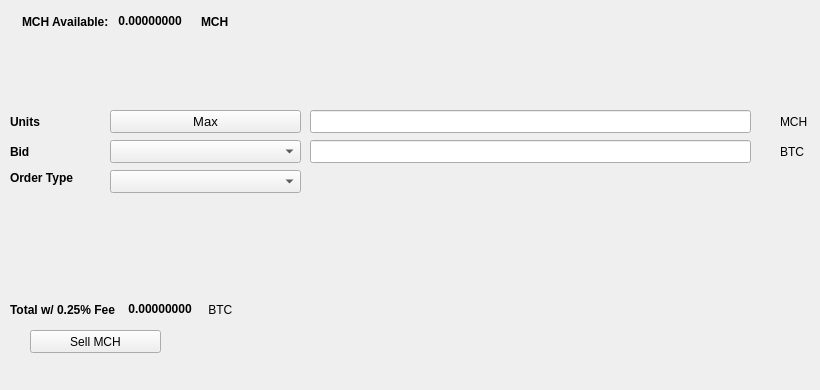
   <widget class="QWidget" name="SellTab">
    <attribute name="title">
     <string>Sell</string>
    </attribute>
    <widget class="QLabel" name="label_16">
     <property name="geometry">
      <rect>
       <x>780</x>
       <y>140</y>
       <width>31</width>
       <height>23</height>
      </rect>
     </property>
     <property name="text">
      <string>BTC</string>
     </property>
    </widget>
    <widget class="QComboBox" name="SellBidcomboBox">
     <property name="geometry">
      <rect>
       <x>110</x>
       <y>140</y>
       <width>191</width>
       <height>23</height>
      </rect>
     </property>
     <property name="font">
      <font>
       <pointsize>10</pointsize>
      </font>
     </property>
    </widget>
    <widget class="QLabel" name="label_18">
     <property name="geometry">
      <rect>
       <x>10</x>
       <y>110</y>
       <width>46</width>
       <height>23</height>
      </rect>
     </property>
     <property name="font">
      <font>
       <weight>75</weight>
       <bold>true</bold>
      </font>
     </property>
     <property name="text">
      <string>Units</string>
     </property>
    </widget>
    <widget class="QPushButton" name="Sell_Max_Amount">
     <property name="geometry">
      <rect>
       <x>110</x>
       <y>110</y>
       <width>191</width>
       <height>23</height>
      </rect>
     </property>
     <property name="font">
      <font>
       <pointsize>10</pointsize>
      </font>
     </property>
     <property name="text">
      <string>Max</string>
     </property>
    </widget>
    <widget class="QLabel" name="label_20">
     <property name="geometry">
      <rect>
       <x>10</x>
       <y>170</y>
       <width>91</width>
       <height>16</height>
      </rect>
     </property>
     <property name="font">
      <font>
       <weight>75</weight>
       <bold>true</bold>
      </font>
     </property>
     <property name="text">
      <string>Order Type</string>
     </property>
    </widget>
    <widget class="QComboBox" name="SellOrdertypeCombo">
     <property name="geometry">
      <rect>
       <x>110</x>
       <y>170</y>
       <width>191</width>
       <height>23</height>
      </rect>
     </property>
     <property name="font">
      <font>
       <pointsize>10</pointsize>
      </font>
     </property>
    </widget>
    <widget class="QLabel" name="label_21">
     <property name="geometry">
      <rect>
       <x>10</x>
       <y>140</y>
       <width>46</width>
       <height>23</height>
      </rect>
     </property>
     <property name="font">
      <font>
       <weight>75</weight>
       <bold>true</bold>
      </font>
     </property>
     <property name="text">
      <string>Bid</string>
     </property>
    </widget>
    <widget class="QLabel" name="label_22">
     <property name="geometry">
      <rect>
       <x>780</x>
       <y>110</y>
       <width>31</width>
       <height>23</height>
      </rect>
     </property>
     <property name="text">
      <string>MCH</string>
     </property>
    </widget>
    <widget class="QLineEdit" name="UnitsInputMCH">
     <property name="geometry">
      <rect>
       <x>310</x>
       <y>110</y>
       <width>441</width>
       <height>23</height>
      </rect>
     </property>
     <property name="font">
      <font>
       <pointsize>9</pointsize>
       <weight>75</weight>
       <bold>true</bold>
      </font>
     </property>
    </widget>
    <widget class="QLineEdit" name="SellBidPriceEdit">
     <property name="geometry">
      <rect>
       <x>310</x>
       <y>140</y>
       <width>441</width>
       <height>23</height>
      </rect>
     </property>
     <property name="font">
      <font>
       <pointsize>9</pointsize>
       <weight>75</weight>
       <bold>true</bold>
      </font>
     </property>
    </widget>
    <widget class="QPushButton" name="SellMCHBTN">
     <property name="geometry">
      <rect>
       <x>30</x>
       <y>330</y>
       <width>131</width>
       <height>23</height>
      </rect>
     </property>
     <property name="text">
      <string>Sell MCH</string>
     </property>
     <property name="icon">
      <iconset resource="../mktcash">
       <normaloff>:/icons/bitcoin</normaloff>:/icons/bitcoin</iconset>
     </property>
    </widget>
    <widget class="QWidget" name="layoutWidget3">
     <property name="geometry">
      <rect>
       <x>22</x>
       <y>12</y>
       <width>258</width>
       <height>19</height>
      </rect>
     </property>
     <layout class="QHBoxLayout" name="horizontalLayout">
      <item>
       <widget class="QLabel" name="label232_2">
        <property name="font">
         <font>
          <weight>75</weight>
          <bold>true</bold>
         </font>
        </property>
        <property name="text">
         <string>MCH Available:</string>
        </property>
       </widget>
      </item>
      <item>
       <widget class="QLabel" name="MCHAvailableLabel">
        <property name="palette">
         <palette>
          <active>
           <colorrole role="WindowText">
            <brush brushstyle="SolidPattern">
             <color alpha="255">
              <red>0</red>
              <green>0</green>
              <blue>0</blue>
             </color>
            </brush>
           </colorrole>
           <colorrole role="Button">
            <brush brushstyle="SolidPattern">
             <color alpha="255">
              <red>0</red>
              <green>170</green>
              <blue>0</blue>
             </color>
            </brush>
           </colorrole>
           <colorrole role="Light">
            <brush brushstyle="SolidPattern">
             <color alpha="255">
              <red>0</red>
              <green>255</green>
              <blue>0</blue>
             </color>
            </brush>
           </colorrole>
           <colorrole role="Midlight">
            <brush brushstyle="SolidPattern">
             <color alpha="255">
              <red>0</red>
              <green>212</green>
              <blue>0</blue>
             </color>
            </brush>
           </colorrole>
           <colorrole role="Dark">
            <brush brushstyle="SolidPattern">
             <color alpha="255">
              <red>0</red>
              <green>85</green>
              <blue>0</blue>
             </color>
            </brush>
           </colorrole>
           <colorrole role="Mid">
            <brush brushstyle="SolidPattern">
             <color alpha="255">
              <red>0</red>
              <green>113</green>
              <blue>0</blue>
             </color>
            </brush>
           </colorrole>
           <colorrole role="Text">
            <brush brushstyle="SolidPattern">
             <color alpha="255">
              <red>0</red>
              <green>170</green>
              <blue>0</blue>
             </color>
            </brush>
           </colorrole>
           <colorrole role="BrightText">
            <brush brushstyle="SolidPattern">
             <color alpha="255">
              <red>255</red>
              <green>255</green>
              <blue>255</blue>
             </color>
            </brush>
           </colorrole>
           <colorrole role="ButtonText">
            <brush brushstyle="SolidPattern">
             <color alpha="255">
              <red>0</red>
              <green>0</green>
              <blue>0</blue>
             </color>
            </brush>
           </colorrole>
           <colorrole role="Base">
            <brush brushstyle="SolidPattern">
             <color alpha="255">
              <red>255</red>
              <green>255</green>
              <blue>255</blue>
             </color>
            </brush>
           </colorrole>
           <colorrole role="Window">
            <brush brushstyle="SolidPattern">
             <color alpha="255">
              <red>0</red>
              <green>170</green>
              <blue>0</blue>
             </color>
            </brush>
           </colorrole>
           <colorrole role="Shadow">
            <brush brushstyle="SolidPattern">
             <color alpha="255">
              <red>0</red>
              <green>0</green>
              <blue>0</blue>
             </color>
            </brush>
           </colorrole>
           <colorrole role="AlternateBase">
            <brush brushstyle="SolidPattern">
             <color alpha="255">
              <red>127</red>
              <green>212</green>
              <blue>127</blue>
             </color>
            </brush>
           </colorrole>
           <colorrole role="ToolTipBase">
            <brush brushstyle="SolidPattern">
             <color alpha="255">
              <red>255</red>
              <green>255</green>
              <blue>220</blue>
             </color>
            </brush>
           </colorrole>
           <colorrole role="ToolTipText">
            <brush brushstyle="SolidPattern">
             <color alpha="255">
              <red>0</red>
              <green>0</green>
              <blue>0</blue>
             </color>
            </brush>
           </colorrole>
          </active>
          <inactive>
           <colorrole role="WindowText">
            <brush brushstyle="SolidPattern">
             <color alpha="255">
              <red>0</red>
              <green>0</green>
              <blue>0</blue>
             </color>
            </brush>
           </colorrole>
           <colorrole role="Button">
            <brush brushstyle="SolidPattern">
             <color alpha="255">
              <red>0</red>
              <green>170</green>
              <blue>0</blue>
             </color>
            </brush>
           </colorrole>
           <colorrole role="Light">
            <brush brushstyle="SolidPattern">
             <color alpha="255">
              <red>0</red>
              <green>255</green>
              <blue>0</blue>
             </color>
            </brush>
           </colorrole>
           <colorrole role="Midlight">
            <brush brushstyle="SolidPattern">
             <color alpha="255">
              <red>0</red>
              <green>212</green>
              <blue>0</blue>
             </color>
            </brush>
           </colorrole>
           <colorrole role="Dark">
            <brush brushstyle="SolidPattern">
             <color alpha="255">
              <red>0</red>
              <green>85</green>
              <blue>0</blue>
             </color>
            </brush>
           </colorrole>
           <colorrole role="Mid">
            <brush brushstyle="SolidPattern">
             <color alpha="255">
              <red>0</red>
              <green>113</green>
              <blue>0</blue>
             </color>
            </brush>
           </colorrole>
           <colorrole role="Text">
            <brush brushstyle="SolidPattern">
             <color alpha="255">
              <red>0</red>
              <green>170</green>
              <blue>0</blue>
             </color>
            </brush>
           </colorrole>
           <colorrole role="BrightText">
            <brush brushstyle="SolidPattern">
             <color alpha="255">
              <red>255</red>
              <green>255</green>
              <blue>255</blue>
             </color>
            </brush>
           </colorrole>
           <colorrole role="ButtonText">
            <brush brushstyle="SolidPattern">
             <color alpha="255">
              <red>0</red>
              <green>0</green>
              <blue>0</blue>
             </color>
            </brush>
           </colorrole>
           <colorrole role="Base">
            <brush brushstyle="SolidPattern">
             <color alpha="255">
              <red>255</red>
              <green>255</green>
              <blue>255</blue>
             </color>
            </brush>
           </colorrole>
           <colorrole role="Window">
            <brush brushstyle="SolidPattern">
             <color alpha="255">
              <red>0</red>
              <green>170</green>
              <blue>0</blue>
             </color>
            </brush>
           </colorrole>
           <colorrole role="Shadow">
            <brush brushstyle="SolidPattern">
             <color alpha="255">
              <red>0</red>
              <green>0</green>
              <blue>0</blue>
             </color>
            </brush>
           </colorrole>
           <colorrole role="AlternateBase">
            <brush brushstyle="SolidPattern">
             <color alpha="255">
              <red>127</red>
              <green>212</green>
              <blue>127</blue>
             </color>
            </brush>
           </colorrole>
           <colorrole role="ToolTipBase">
            <brush brushstyle="SolidPattern">
             <color alpha="255">
              <red>255</red>
              <green>255</green>
              <blue>220</blue>
             </color>
            </brush>
           </colorrole>
           <colorrole role="ToolTipText">
            <brush brushstyle="SolidPattern">
             <color alpha="255">
              <red>0</red>
              <green>0</green>
              <blue>0</blue>
             </color>
            </brush>
           </colorrole>
          </inactive>
          <disabled>
           <colorrole role="WindowText">
            <brush brushstyle="SolidPattern">
             <color alpha="255">
              <red>0</red>
              <green>85</green>
              <blue>0</blue>
             </color>
            </brush>
           </colorrole>
           <colorrole role="Button">
            <brush brushstyle="SolidPattern">
             <color alpha="255">
              <red>0</red>
              <green>170</green>
              <blue>0</blue>
             </color>
            </brush>
           </colorrole>
           <colorrole role="Light">
            <brush brushstyle="SolidPattern">
             <color alpha="255">
              <red>0</red>
              <green>255</green>
              <blue>0</blue>
             </color>
            </brush>
           </colorrole>
           <colorrole role="Midlight">
            <brush brushstyle="SolidPattern">
             <color alpha="255">
              <red>0</red>
              <green>212</green>
              <blue>0</blue>
             </color>
            </brush>
           </colorrole>
           <colorrole role="Dark">
            <brush brushstyle="SolidPattern">
             <color alpha="255">
              <red>0</red>
              <green>85</green>
              <blue>0</blue>
             </color>
            </brush>
           </colorrole>
           <colorrole role="Mid">
            <brush brushstyle="SolidPattern">
             <color alpha="255">
              <red>0</red>
              <green>113</green>
              <blue>0</blue>
             </color>
            </brush>
           </colorrole>
           <colorrole role="Text">
            <brush brushstyle="SolidPattern">
             <color alpha="255">
              <red>0</red>
              <green>85</green>
              <blue>0</blue>
             </color>
            </brush>
           </colorrole>
           <colorrole role="BrightText">
            <brush brushstyle="SolidPattern">
             <color alpha="255">
              <red>255</red>
              <green>255</green>
              <blue>255</blue>
             </color>
            </brush>
           </colorrole>
           <colorrole role="ButtonText">
            <brush brushstyle="SolidPattern">
             <color alpha="255">
              <red>0</red>
              <green>85</green>
              <blue>0</blue>
             </color>
            </brush>
           </colorrole>
           <colorrole role="Base">
            <brush brushstyle="SolidPattern">
             <color alpha="255">
              <red>0</red>
              <green>170</green>
              <blue>0</blue>
             </color>
            </brush>
           </colorrole>
           <colorrole role="Window">
            <brush brushstyle="SolidPattern">
             <color alpha="255">
              <red>0</red>
              <green>170</green>
              <blue>0</blue>
             </color>
            </brush>
           </colorrole>
           <colorrole role="Shadow">
            <brush brushstyle="SolidPattern">
             <color alpha="255">
              <red>0</red>
              <green>0</green>
              <blue>0</blue>
             </color>
            </brush>
           </colorrole>
           <colorrole role="AlternateBase">
            <brush brushstyle="SolidPattern">
             <color alpha="255">
              <red>0</red>
              <green>170</green>
              <blue>0</blue>
             </color>
            </brush>
           </colorrole>
           <colorrole role="ToolTipBase">
            <brush brushstyle="SolidPattern">
             <color alpha="255">
              <red>255</red>
              <green>255</green>
              <blue>220</blue>
             </color>
            </brush>
           </colorrole>
           <colorrole role="ToolTipText">
            <brush brushstyle="SolidPattern">
             <color alpha="255">
              <red>0</red>
              <green>0</green>
              <blue>0</blue>
             </color>
            </brush>
           </colorrole>
          </disabled>
         </palette>
        </property>
        <property name="font">
         <font>
          <weight>75</weight>
          <bold>true</bold>
         </font>
        </property>
        <property name="text">
         <string> 0.00000000 </string>
        </property>
        <property name="textInteractionFlags">
         <set>Qt::LinksAccessibleByMouse|Qt::TextSelectableByKeyboard|Qt::TextSelectableByMouse</set>
        </property>
       </widget>
      </item>
      <item>
       <widget class="QLabel" name="labelMCH">
        <property name="font">
         <font>
          <weight>75</weight>
          <bold>true</bold>
         </font>
        </property>
        <property name="text">
         <string>MCH</string>
        </property>
       </widget>
      </item>
     </layout>
    </widget>
    <widget class="QWidget" name="layoutWidget">
     <property name="geometry">
      <rect>
       <x>10</x>
       <y>300</y>
       <width>268</width>
       <height>19</height>
      </rect>
     </property>
     <layout class="QHBoxLayout" name="horizontalLayout_2">
      <item>
       <widget class="QLabel" name="label_19">
        <property name="font">
         <font>
          <weight>75</weight>
          <bold>true</bold>
         </font>
        </property>
        <property name="text">
         <string>Total w/ 0.25% Fee </string>
        </property>
       </widget>
      </item>
      <item>
       <widget class="QLabel" name="SellCostLabel">
        <property name="palette">
         <palette>
          <active>
           <colorrole role="WindowText">
            <brush brushstyle="SolidPattern">
             <color alpha="255">
              <red>0</red>
              <green>0</green>
              <blue>0</blue>
             </color>
            </brush>
           </colorrole>
           <colorrole role="Button">
            <brush brushstyle="SolidPattern">
             <color alpha="255">
              <red>0</red>
              <green>170</green>
              <blue>0</blue>
             </color>
            </brush>
           </colorrole>
           <colorrole role="Light">
            <brush brushstyle="SolidPattern">
             <color alpha="255">
              <red>0</red>
              <green>255</green>
              <blue>0</blue>
             </color>
            </brush>
           </colorrole>
           <colorrole role="Midlight">
            <brush brushstyle="SolidPattern">
             <color alpha="255">
              <red>0</red>
              <green>212</green>
              <blue>0</blue>
             </color>
            </brush>
           </colorrole>
           <colorrole role="Dark">
            <brush brushstyle="SolidPattern">
             <color alpha="255">
              <red>0</red>
              <green>85</green>
              <blue>0</blue>
             </color>
            </brush>
           </colorrole>
           <colorrole role="Mid">
            <brush brushstyle="SolidPattern">
             <color alpha="255">
              <red>0</red>
              <green>113</green>
              <blue>0</blue>
             </color>
            </brush>
           </colorrole>
           <colorrole role="Text">
            <brush brushstyle="SolidPattern">
             <color alpha="255">
              <red>0</red>
              <green>170</green>
              <blue>0</blue>
             </color>
            </brush>
           </colorrole>
           <colorrole role="BrightText">
            <brush brushstyle="SolidPattern">
             <color alpha="255">
              <red>255</red>
              <green>255</green>
              <blue>255</blue>
             </color>
            </brush>
           </colorrole>
           <colorrole role="ButtonText">
            <brush brushstyle="SolidPattern">
             <color alpha="255">
              <red>0</red>
              <green>0</green>
              <blue>0</blue>
             </color>
            </brush>
           </colorrole>
           <colorrole role="Base">
            <brush brushstyle="SolidPattern">
             <color alpha="255">
              <red>255</red>
              <green>255</green>
              <blue>255</blue>
             </color>
            </brush>
           </colorrole>
           <colorrole role="Window">
            <brush brushstyle="SolidPattern">
             <color alpha="255">
              <red>0</red>
              <green>170</green>
              <blue>0</blue>
             </color>
            </brush>
           </colorrole>
           <colorrole role="Shadow">
            <brush brushstyle="SolidPattern">
             <color alpha="255">
              <red>0</red>
              <green>0</green>
              <blue>0</blue>
             </color>
            </brush>
           </colorrole>
           <colorrole role="AlternateBase">
            <brush brushstyle="SolidPattern">
             <color alpha="255">
              <red>127</red>
              <green>212</green>
              <blue>127</blue>
             </color>
            </brush>
           </colorrole>
           <colorrole role="ToolTipBase">
            <brush brushstyle="SolidPattern">
             <color alpha="255">
              <red>255</red>
              <green>255</green>
              <blue>220</blue>
             </color>
            </brush>
           </colorrole>
           <colorrole role="ToolTipText">
            <brush brushstyle="SolidPattern">
             <color alpha="255">
              <red>0</red>
              <green>0</green>
              <blue>0</blue>
             </color>
            </brush>
           </colorrole>
          </active>
          <inactive>
           <colorrole role="WindowText">
            <brush brushstyle="SolidPattern">
             <color alpha="255">
              <red>0</red>
              <green>0</green>
              <blue>0</blue>
             </color>
            </brush>
           </colorrole>
           <colorrole role="Button">
            <brush brushstyle="SolidPattern">
             <color alpha="255">
              <red>0</red>
              <green>170</green>
              <blue>0</blue>
             </color>
            </brush>
           </colorrole>
           <colorrole role="Light">
            <brush brushstyle="SolidPattern">
             <color alpha="255">
              <red>0</red>
              <green>255</green>
              <blue>0</blue>
             </color>
            </brush>
           </colorrole>
           <colorrole role="Midlight">
            <brush brushstyle="SolidPattern">
             <color alpha="255">
              <red>0</red>
              <green>212</green>
              <blue>0</blue>
             </color>
            </brush>
           </colorrole>
           <colorrole role="Dark">
            <brush brushstyle="SolidPattern">
             <color alpha="255">
              <red>0</red>
              <green>85</green>
              <blue>0</blue>
             </color>
            </brush>
           </colorrole>
           <colorrole role="Mid">
            <brush brushstyle="SolidPattern">
             <color alpha="255">
              <red>0</red>
              <green>113</green>
              <blue>0</blue>
             </color>
            </brush>
           </colorrole>
           <colorrole role="Text">
            <brush brushstyle="SolidPattern">
             <color alpha="255">
              <red>0</red>
              <green>170</green>
              <blue>0</blue>
             </color>
            </brush>
           </colorrole>
           <colorrole role="BrightText">
            <brush brushstyle="SolidPattern">
             <color alpha="255">
              <red>255</red>
              <green>255</green>
              <blue>255</blue>
             </color>
            </brush>
           </colorrole>
           <colorrole role="ButtonText">
            <brush brushstyle="SolidPattern">
             <color alpha="255">
              <red>0</red>
              <green>0</green>
              <blue>0</blue>
             </color>
            </brush>
           </colorrole>
           <colorrole role="Base">
            <brush brushstyle="SolidPattern">
             <color alpha="255">
              <red>255</red>
              <green>255</green>
              <blue>255</blue>
             </color>
            </brush>
           </colorrole>
           <colorrole role="Window">
            <brush brushstyle="SolidPattern">
             <color alpha="255">
              <red>0</red>
              <green>170</green>
              <blue>0</blue>
             </color>
            </brush>
           </colorrole>
           <colorrole role="Shadow">
            <brush brushstyle="SolidPattern">
             <color alpha="255">
              <red>0</red>
              <green>0</green>
              <blue>0</blue>
             </color>
            </brush>
           </colorrole>
           <colorrole role="AlternateBase">
            <brush brushstyle="SolidPattern">
             <color alpha="255">
              <red>127</red>
              <green>212</green>
              <blue>127</blue>
             </color>
            </brush>
           </colorrole>
           <colorrole role="ToolTipBase">
            <brush brushstyle="SolidPattern">
             <color alpha="255">
              <red>255</red>
              <green>255</green>
              <blue>220</blue>
             </color>
            </brush>
           </colorrole>
           <colorrole role="ToolTipText">
            <brush brushstyle="SolidPattern">
             <color alpha="255">
              <red>0</red>
              <green>0</green>
              <blue>0</blue>
             </color>
            </brush>
           </colorrole>
          </inactive>
          <disabled>
           <colorrole role="WindowText">
            <brush brushstyle="SolidPattern">
             <color alpha="255">
              <red>0</red>
              <green>85</green>
              <blue>0</blue>
             </color>
            </brush>
           </colorrole>
           <colorrole role="Button">
            <brush brushstyle="SolidPattern">
             <color alpha="255">
              <red>0</red>
              <green>170</green>
              <blue>0</blue>
             </color>
            </brush>
           </colorrole>
           <colorrole role="Light">
            <brush brushstyle="SolidPattern">
             <color alpha="255">
              <red>0</red>
              <green>255</green>
              <blue>0</blue>
             </color>
            </brush>
           </colorrole>
           <colorrole role="Midlight">
            <brush brushstyle="SolidPattern">
             <color alpha="255">
              <red>0</red>
              <green>212</green>
              <blue>0</blue>
             </color>
            </brush>
           </colorrole>
           <colorrole role="Dark">
            <brush brushstyle="SolidPattern">
             <color alpha="255">
              <red>0</red>
              <green>85</green>
              <blue>0</blue>
             </color>
            </brush>
           </colorrole>
           <colorrole role="Mid">
            <brush brushstyle="SolidPattern">
             <color alpha="255">
              <red>0</red>
              <green>113</green>
              <blue>0</blue>
             </color>
            </brush>
           </colorrole>
           <colorrole role="Text">
            <brush brushstyle="SolidPattern">
             <color alpha="255">
              <red>0</red>
              <green>85</green>
              <blue>0</blue>
             </color>
            </brush>
           </colorrole>
           <colorrole role="BrightText">
            <brush brushstyle="SolidPattern">
             <color alpha="255">
              <red>255</red>
              <green>255</green>
              <blue>255</blue>
             </color>
            </brush>
           </colorrole>
           <colorrole role="ButtonText">
            <brush brushstyle="SolidPattern">
             <color alpha="255">
              <red>0</red>
              <green>85</green>
              <blue>0</blue>
             </color>
            </brush>
           </colorrole>
           <colorrole role="Base">
            <brush brushstyle="SolidPattern">
             <color alpha="255">
              <red>0</red>
              <green>170</green>
              <blue>0</blue>
             </color>
            </brush>
           </colorrole>
           <colorrole role="Window">
            <brush brushstyle="SolidPattern">
             <color alpha="255">
              <red>0</red>
              <green>170</green>
              <blue>0</blue>
             </color>
            </brush>
           </colorrole>
           <colorrole role="Shadow">
            <brush brushstyle="SolidPattern">
             <color alpha="255">
              <red>0</red>
              <green>0</green>
              <blue>0</blue>
             </color>
            </brush>
           </colorrole>
           <colorrole role="AlternateBase">
            <brush brushstyle="SolidPattern">
             <color alpha="255">
              <red>0</red>
              <green>170</green>
              <blue>0</blue>
             </color>
            </brush>
           </colorrole>
           <colorrole role="ToolTipBase">
            <brush brushstyle="SolidPattern">
             <color alpha="255">
              <red>255</red>
              <green>255</green>
              <blue>220</blue>
             </color>
            </brush>
           </colorrole>
           <colorrole role="ToolTipText">
            <brush brushstyle="SolidPattern">
             <color alpha="255">
              <red>0</red>
              <green>0</green>
              <blue>0</blue>
             </color>
            </brush>
           </colorrole>
          </disabled>
         </palette>
        </property>
        <property name="font">
         <font>
          <weight>75</weight>
          <bold>true</bold>
         </font>
        </property>
        <property name="autoFillBackground">
         <bool>false</bool>
        </property>
        <property name="text">
         <string> 0.00000000</string>
        </property>
        <property name="textInteractionFlags">
         <set>Qt::LinksAccessibleByMouse|Qt::TextSelectableByMouse</set>
        </property>
       </widget>
      </item>
      <item>
       <widget class="QLabel" name="label_17">
        <property name="font">
         <font>
          <weight>50</weight>
          <bold>false</bold>
         </font>
        </property>
        <property name="text">
         <string> BTC</string>
        </property>
       </widget>
      </item>
     </layout>
    </widget>
    <widget class="QLabel" name="label_23">
     <property name="geometry">
      <rect>
       <x>460</x>
       <y>300</y>
       <width>281</width>
       <height>81</height>
      </rect>
     </property>
     <property name="text">
      <string/>
     </property>
     <property name="pixmap">
      <pixmap>:/images/bittrex</pixmap>
     </property>
    </widget>
   </widget>
